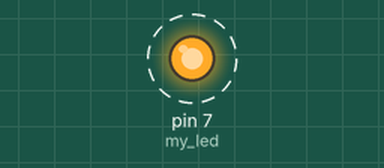
Recording of a sketch running on a simulated Arduino Uno, built with avr-gcc and run on an emulated ATmega328P. Shown: output pins drawn as LEDs (lit = HIGH). Dashed ring = blinking. What the sketch prints to the serial monitor is not drawn.

Above: at 0.5 s.
Timing chart, 0 to 4.6 s (numbered marks = the images above):
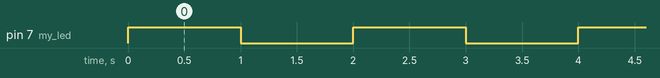

Measured:
- by itself, pin 7 (my_led): alternates HIGH for 1.0 s and LOW for 1.0 s

The sketch:

SERIES_ACTION.ino
```cpp
#define my_led 7
#define my_leds 4
void setup() {
pinMode(my_led, OUTPUT);
Serial.begin(9600);
}

void loop() {

  while(true){
    //for first led 1
  digitalWrite(my_led, HIGH);
   delay(1000);
  Serial.println("LED turns ON");
  digitalWrite(my_led, LOW);
  //delay(1000);
  Serial.println("LED turns OFF");
  //led 2
  digitalWrite(my_leds, HIGH);
  delay(1000);
  digitalWrite(my_leds, LOW);
  //delay(1000);
  }
}
```
